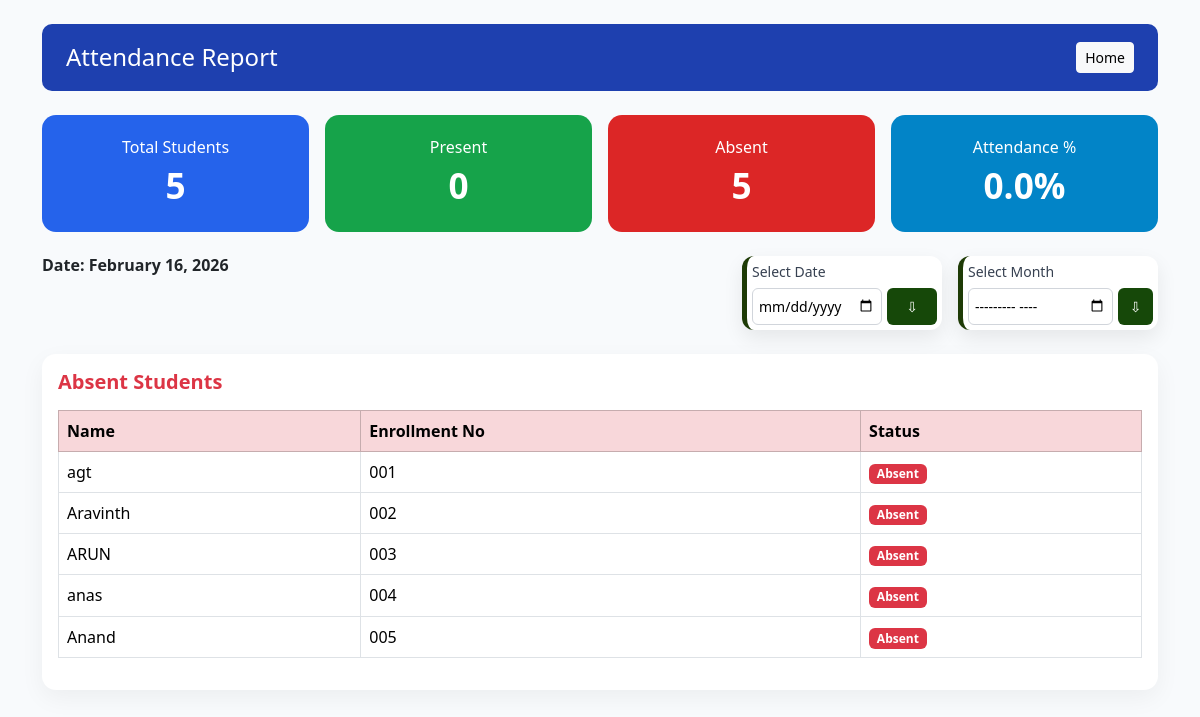
The page /attendance-list/ on the database its author committed.
### app/models.py (models this page shows, shortened)
class Student(models.Model):
    name = models.CharField(max_length=100)
    enrollment_number = models.CharField(max_length=20, unique=True)
    face_encoding = models.TextField()
    registered_at = models.DateTimeField(auto_now_add=True, null=True, blank=True)
    is_active = models.BooleanField(default=True)
    class Meta:
        ordering = ['name']

### app/views.py (the view)
# urls.py: path('attendance-list/', attendance_list, name='attendance_list'),
def attendance_list(request):
    date_param = request.GET.get('date')
    try:
        date_obj = (
            datetime.datetime.strptime(date_param, '%Y-%m-%d').date()
            if date_param else None
        )
    except ValueError:
        date_obj = None
    stats = get_attendance_stats(date_obj)
    all_students = Student.objects.filter(is_active=True).order_by(
        "enrollment_number"
    )
    attendances = (
        Attendance.objects
        .filter(date=stats['date'])
        .select_related('student')
        .order_by("student__enrollment_number")
    )
    present_ids = attendances.filter(
        status='Present'
    ).values_list('student_id', flat=True)
    present_students = Student.objects.filter(
        id__in=present_ids
    ).order_by("enrollment_number")
    absent_students = Student.objects.filter(
        is_active=True
    ).exclude(
        id__in=present_ids
    ).order_by("enrollment_number")
    context = {
        'attendances': attendances,
        'present_students': present_students,
        'absent_students': absent_students,
        'stats': stats
    }
    return render(request, 'attendance_list.html', context)

### app/utils.py (called while the page is built)
def get_attendance_stats(date=None):
    if date is None:
        date = datetime.date.today()
    total_students = Student.objects.filter(is_active=True).count()
    present_count = Attendance.objects.filter(date=date, status='Present').count()
    absent_count = total_students - present_count
    return {
        'date': date,
        'total_students': total_students,
        'present': present_count,
        'absent': absent_count,
        'attendance_percentage': (
            (present_count / total_students) * 100 if total_students > 0 else 0
        )
    }

### app/templates/attendance_list.html (shortened to what this page needs)
<!DOCTYPE html>
<html lang="en-IN">
<head>
    <link href="https://cdn.jsdelivr.net/npm/bootstrap@5.3.2/dist/css/bootstrap.min.css" rel="stylesheet">
</head>
<body>
    <div class="container py-4">
        <div class="header-bar d-flex justify-content-between align-items-center mb-4">
            <h4 class="mb-0">Attendance Report</h4>
            <a href="{% url 'home' %}" class="btn btn-light btn-sm">Home</a>
        </div>
        <div class="row g-3 mb-4">
            <div class="col-md-3">
                <div class="stat-box stat-total">
                    <div>Total Students</div>
                    <div class="stat-value">{{ stats.total_students }}</div>
                </div>
            </div>
            <div class="col-md-3">
                <div class="stat-box stat-present">
                    <div>Present</div>
                    <div class="stat-value">{{ stats.present }}</div>
                </div>
            </div>
            <div class="col-md-3">
                <div class="stat-box stat-absent">
                    <div>Absent</div>
                    <div class="stat-value">{{ stats.absent }}</div>
                </div>
            </div>
            <div class="col-md-3">
                <div class="stat-box stat-percent">
                    <div>Attendance %</div>
                    <div class="stat-value">
                        {{ stats.attendance_percentage|floatformat:1 }}%
                    </div>
                </div>
            </div>
        </div>
        <div class="d-flex justify-content-between align-items-start flex-wrap gap-3 mb-4">
            <h6 class="fw-semibold">
                Date: {{ stats.date|date:"F d, Y" }}
            </h6>
            <div class="d-flex align-items-start gap-3 flex-wrap">
                <div class="monthly-report-card">
                    <div class="monthly-body">
                        <label for="datePicker">Select Date</label>
                        <div class="monthly-controls">
                            <input type="date" id="datePicker" class="month-input" max="{{ stats.date|date:'Y-m-d' }}">
                            <button class="download-btn" onclick="downloadDatewiseReport()">
                                ⇩
                            </button>
                        </div>
                    </div>
                </div>
                <div class="monthly-report-card">
                    <div class="monthly-body">
                        <label for="datePicker">Select Month</label>
                        <div class="monthly-controls">
                            <input type="month" id="monthPicker" class="month-input" max="{{ stats.date|date:'Y-m' }}"
                                placeholder="select the month">
                            <button class="download-btn" onclick="downloadMonthlyReport()">
                                ⇩
                            </button>
                        </div>
                    </div>
                </div>
            </div>
        </div>
        {% if absent_students %}
        <div class="section-card p-3">
            <h5 class="fw-bold text-danger mb-3">Absent Students</h5>
            <div class="table-responsive">
                <table class="table table-bordered align-middle">
                    <thead class="table-danger">
                        <tr>
                            <th>Name</th>
                            <th>Enrollment No</th>
                            <th>Status</th>
                        </tr>
                    </thead>
                    <tbody>
                        {% for student in absent_students %}
                        <tr>
                            <td>{{ student.name }}</td>
                            <td>{{ student.enrollment_number }}</td>
                            <td><span class="badge bg-danger">Absent</span></td>
                        </tr>
                        {% endfor %}
                    </tbody>
                </table>
            </div>
        </div>
        {% endif %}
    </div>
</body>
</html>

### app/templates/attendance_list.html (style rules this page uses)
body { background: #f8fafc; font-family: 'Segoe UI', sans-serif; }
.header-bar { background: #1e40af; color: white; padding: 18px 24px; border-radius: 10px; }
.stat-box { border-radius: 14px; padding: 20px; color: white; text-align: center; }
.stat-total { background: #2563eb; }
.stat-present { background: #16a34a; }
.stat-absent { background: #dc2626; }
.stat-percent { background: #0284c7; }
.stat-value { font-size: 2.2rem; font-weight: 700; }
.monthly-report-card { width: 200px; background: #ffffff; border-radius: 12px; border-left: 5px solid #1e3b06; box-shadow: 0 8px 20px rgba(0, 0, 0, 0.08); padding: 5px; }
.monthly-body label { font-size: 14px; font-weight: 500; color: #374151; margin-bottom: 6px; display: block; }
.monthly-controls { display: flex; gap: 10px; }
.month-input { flex: 1; padding: 6px; border-radius: 6px; border: 1px solid #d1d5db; font-size: 14px; }
.download-btn { background: #164809; color: white; border: none; padding: 8px; border-radius: 6px; font-size: 14px; font-weight: 500; cursor: pointer; margin-left: -5px; width: 50px; transition: background 0.2s ease; }
.section-card { background: white; border-radius: 14px; box-shadow: 0 8px 25px rgba(0, 0, 0, 0.05); }

### rows shown on the page
Student: name "agt", enrollment_number "001"
Student: name "Aravinth", enrollment_number "002"
Student: name "ARUN", enrollment_number "003"
Student: name "anas", enrollment_number "004"
Student: name "Anand", enrollment_number "005"

### other values the page prints
{{ stats.total_students }} "5"
{{ stats.present }} "0"
{{ stats.absent }} "5"
{{ stats.attendance_percentage|floatformat:1 }} "0.0"
{{ stats.date|date:"F d, Y" }} "February 16, 2026"
